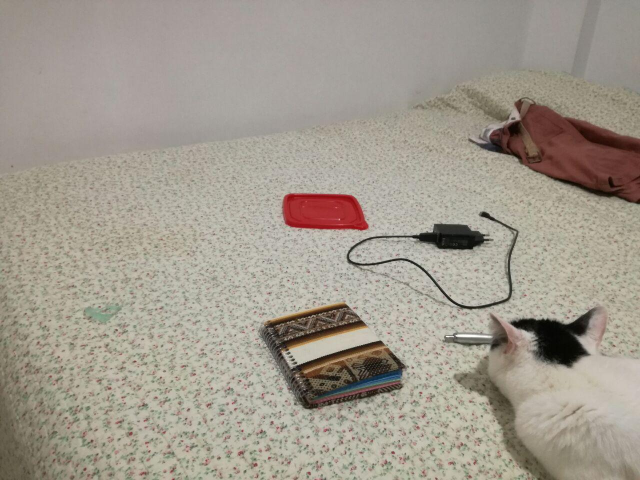
#> input picture experimental/prova.jpg, 1280 x 960 px (shown at 1/2 size)
$ python prova_objDetect.py
#> lines starting #> are read from the running program, lines starting #| are printed output that depends on the picture; after the words box and inside, x2 and y2 are one past the last pixel; in counts of white or black regions, pixels touching at a corner belong together
### experimental/shapedetector.py
from typing import Any, Union

import cv2
import math

class ShapeDetector:
    def __init__(self):
        pass

    def detect(self, c):
        # c stay for contour
        # initialize the shape name and approximate the contour
        shape = "unidentified"
        peri = cv2.arcLength(c, True)
        approx = cv2.approxPolyDP(c, 0.04 * peri, True)

        #skill small or non convex object
        if math.fabs(cv2.contourArea(c) < 100 or not (cv2.isContourConvex(approx))):
            return shape

        if len(approx) == 4:
            # compute the bounding box of the contour and use the
            # bounding box to compute the aspect ratio
            (x, y, w, h) = cv2.boundingRect(approx)
            ar = w / float(h)
            area = cv2.contourArea(c);
            # x , y top left
            e = 0.10;
            b1 = b2 = 0;
            if (abs(x - w) < 0.10):
                b1 = x;
                b2 = w;

            # a square will have an aspect ratio that is approximately
            # equal to one, otherwise, the shape is a rectangle
            shape = "square" if ar >= 0.95 and ar <= 1.05 else "rectangle"
        return shape

### experimental/prova_objDetect.py
import json
import imutils
import cv2
import numpy as np
# added to put object in JSON
from shapedetector import ShapeDetector

image = cv2.imread("prova.jpg")
#> image is the input picture: shape (960, 1280, 3); mean B, G, R 142.3, 154, 161.4
#w = 640
img_height, img_width, depth = image.shape
#> img_height = 960; img_width = 1280; depth = 3
print(str(img_height) + " " + str(img_width) + " " + str(depth))
#| 960 1280 3
"""
scale = w / img_width
h = scale * img_height
"""
lower_red = np.array([170, 70, 50])
upper_red = np.array([180, 255, 255])

kernel1 = np.ones((8, 8), np.uint8)
kernel2 = np.ones((2, 2), np.uint8)
resized = imutils.resize(image, width=300)
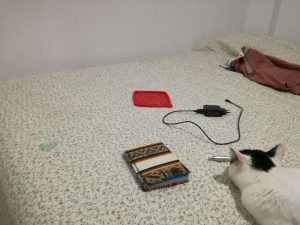
#> resized: shape (225, 300, 3); mean B, G, R 142.3, 154, 161.4
ratio = image.shape[0] / float(resized.shape[0])
#> ratio = 4.27

# convert the resized image to grayscale, blur it slightly,
# and threshold it
r_hls_img = cv2.cvtColor(resized, cv2.COLOR_BGR2HLS);
#> r_hls_img: shape (225, 300, 3); mean of channels 0, 1, 2 21.5, 152.2, 28.6

mask_0 = cv2.inRange(r_hls_img, lower_red, upper_red)
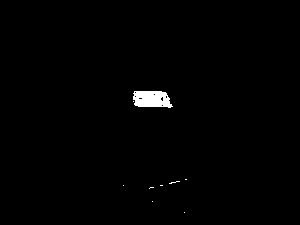
#> mask_0: shape (225, 300); 0.84% white; 9 white regions (8 under 20 px), largest, box (x1, y1, x2, y2) and area: (133, 91, 173, 108) 544

mask_red = mask_0

erosion = cv2.erode(mask_red, kernel2, iterations=1)
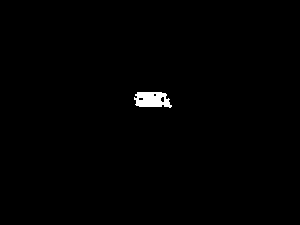
#> erosion: shape (225, 300); 0.68% white; 1 white region, box (x1, y1, x2, y2) and area: (134, 92, 172, 108) 457
dilatation = cv2.dilate(erosion, kernel1, iterations=1)
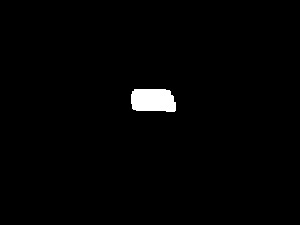
#> dilatation: shape (225, 300); 1.4% white; 1 white region, box (x1, y1, x2, y2) and area: (131, 89, 176, 112) 927
res = cv2.bitwise_and(resized, resized, mask=mask_red)
# thresh = cv2.threshold(blurred, 60, 255, cv2.THRESH_BINARY)[1]
canny = cv2.Canny(dilatation, 80, 180, 3)
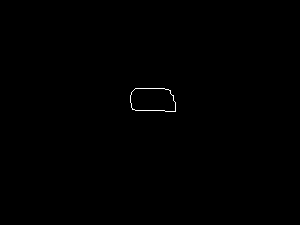
#> canny: shape (225, 300); 0.18% white in thin lines or dots, all inside (x1, y1, x2, y2) = (130, 88, 176, 112)

cv2.imshow('red mask', mask_red)
cv2.imshow('erosion', erosion)
cv2.imshow('dilatation', dilatation)
cv2.imshow("canny", canny)
cv2.imshow("bit wise", res)

# find contours in the thresholded image and initialize the
# shape detector
cnts = cv2.findContours(canny, cv2.RETR_EXTERNAL,
                        cv2.CHAIN_APPROX_SIMPLE)
#> cnts = 1 contour; box (x1, y1, x2, y2) and area: (130, 88, 176, 112) 922
cnts = imutils.grab_contours(cnts)
sd = ShapeDetector()

# loop over the contours
for c in cnts:

    # compute the center of the contour, then detect the name of the
    # shape using only the contour
    M = cv2.moments(c)
    if M["m00"] == 0:
        M["m00"] = 1
    cX = int((M["m10"] / M["m00"])* ratio)
    cY = int((M["m01"] / M["m00"])* ratio)

    shape = sd.detect(c)
    # print(shape)
    if shape == "rectangle":
        # multiply the contour (x, y)-coordinates by the resize ratio,
        # then draw the contours and the name of the shape on the image
        c = c.astype("float")
        c *= ratio
        c = c.astype("int")
        cv2.drawContours(image, [c], -1, (0, 255, 0), 2)
        X = cX
        Y = cY
        msg = json.dumps({'x': X, 'y': Y})
        print(str(msg) + " sent")
        cv2.drawContours(image, [c], -1, (0, 255, 0), 2)
        cv2.putText(image, shape, (X, Y), cv2.FONT_HERSHEY_SIMPLEX,
                    0.5, (255, 255, 255), 2)
#> this loop made 1 pass
#> (cX, cY, shape, peri in detect, approx in detect, x in detect, y in detect, w in detect) on pass 1: (649, 424, 'rectangle', 127.2, [[131, 92], [132, 109], [175, 111], [168, 89]], 131, 89, 45)
#| {"x": 649, "y": 424} sent
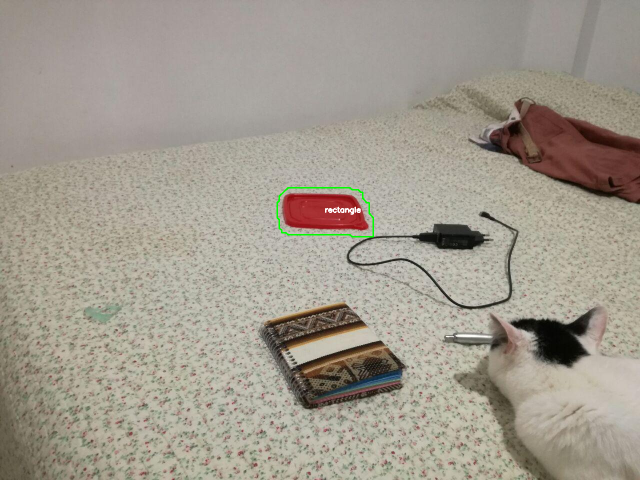
#> image: shape (960, 1280, 3) (shown at 1/2 size); 0.18% of pixels changed, all inside (x1, y1, x2, y2) = (553, 374, 748, 475)
cv2.imshow("Image", image)
cv2.waitKey()
